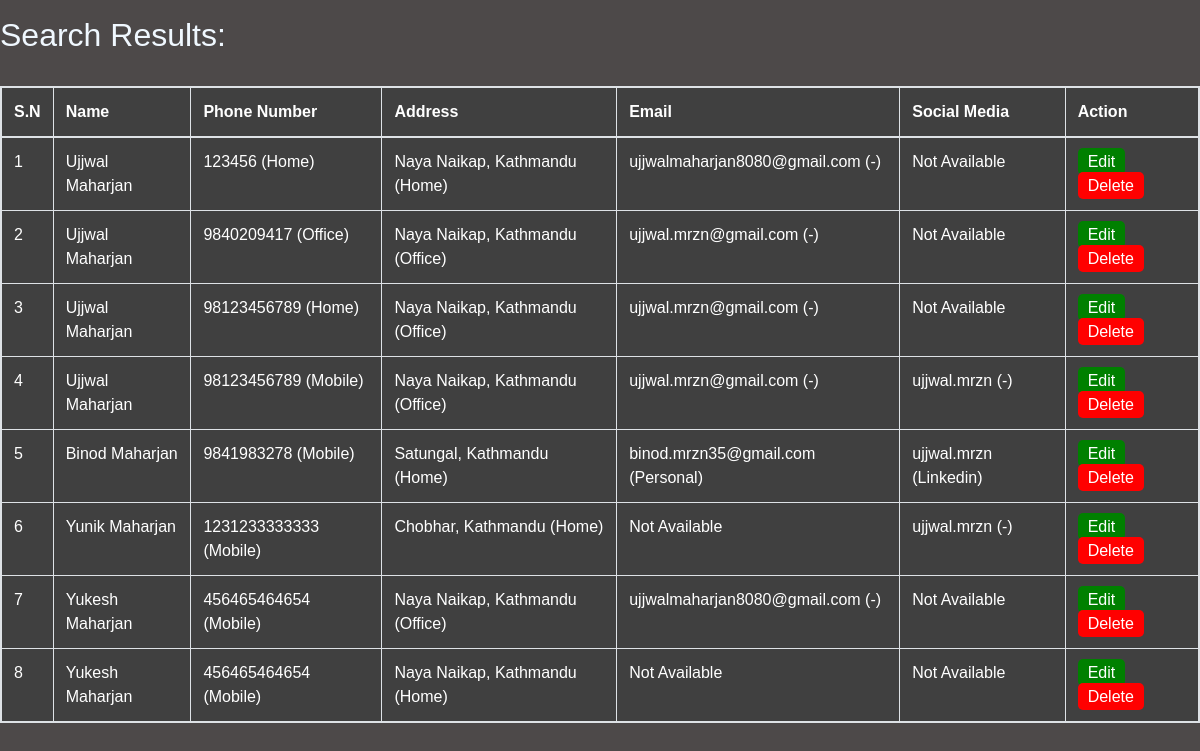
/all/, run on an earlier commit of the app's database.
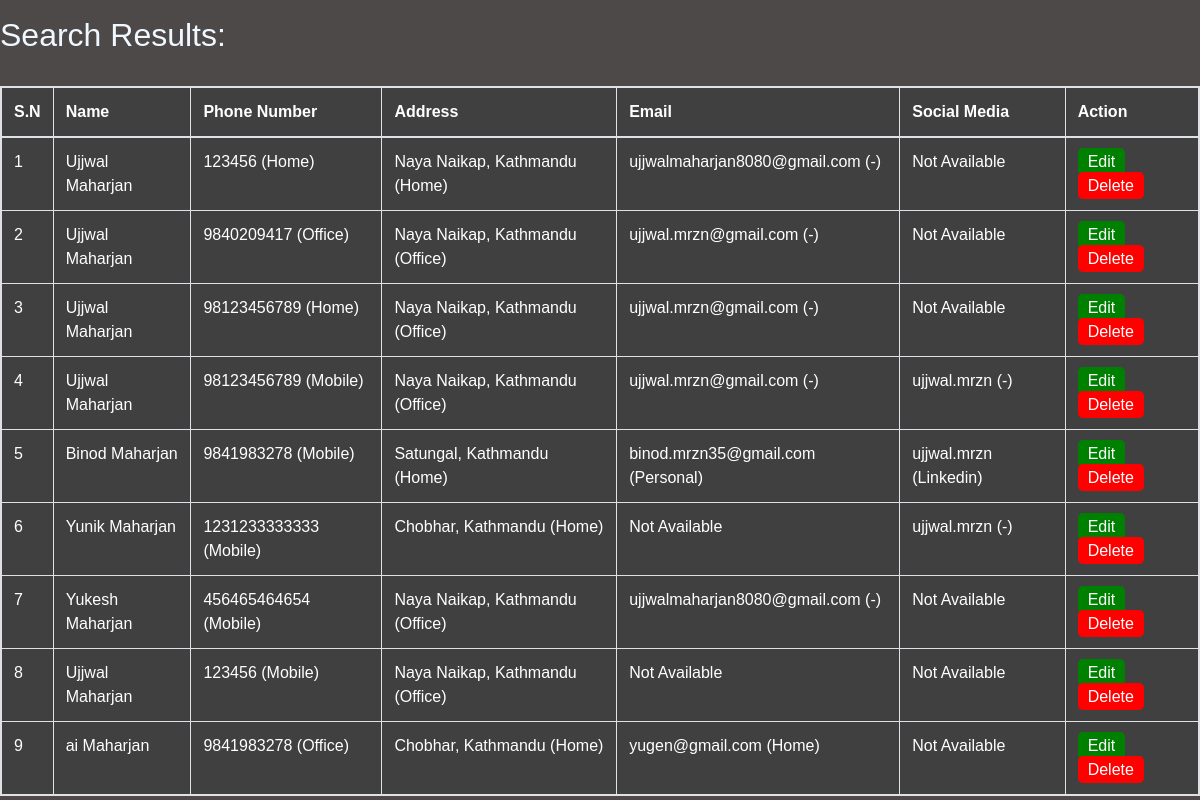
And on a later commit of the database.
### accounts/models.py (models this page shows, shortened)
class Person(models.Model):
    id = models.AutoField(primary_key=True)
    first_name = models.CharField(max_length=20 , null=True)
    last_name = models.CharField(max_length=15 , null=True)
    phone = models.ForeignKey(Phone, null=True , on_delete= models.SET_NULL)
    address = models.ForeignKey(Address, null=True , on_delete= models.SET_NULL)
    email = models.ForeignKey(Email, null=True , on_delete= models.SET_NULL)
    media = models.ForeignKey(SocialMedia, null=True , on_delete= models.SET_NULL)

class Phone(models.Model):
    TYPE = (
        ('Home' , 'Home'),
        ('Mobile' , 'Mobile'),
        ('Office' , 'Office'),
        ('College' , 'College'),
    )
    Number = models.IntegerField( null=True )
    Number_type = models.CharField(max_length=200 , null=True , choices=TYPE )

class Address(models.Model):
    TYPE = (
        ('Home' , 'Home'),
        ('Office' , 'Office'),
        ('College' , 'College')
    )
    Address = models.CharField(max_length=200 , null=True)
    Address_type= models.CharField(max_length=200 , null=True , choices=TYPE )
    def __str__(self):
        return str(self.Address)

class Email(models.Model):
    TYPE = (
        ('Home' , 'Home'),
        ('Personal' , 'Personal'),
        ('Office' , 'Office'),
        ('College' , 'College')
    )
    email = models.CharField(max_length=200 , null=True)
    email_type = models.CharField(max_length=200 , null=True , choices=TYPE )

class SocialMedia(models.Model):
    APP = (
        ('Facebook' , 'Facebook'),
        ('Instagram' , 'Instagram'),
        ('Twitter' , 'Twitter'),
        ('Linkdin' , 'Linkdlin'),
        ('Snapchat' , 'Snapchat'),
        ('WeChat' , 'WeChat'),
        ('Discord' , 'Discord'),
    )
    User_Name = models.CharField(max_length=200 , null=True)
    Linked_App = models.CharField(max_length=200 , null=True , choices=APP )

### accounts/views.py (the view)
# urls.py: path('all/', views.all),
def all(request):
    per = Person.objects.all()
    return render(request, 'accounts/all.html' , {'per' : per})

### accounts/templates/accounts/all.html (shortened to what this page needs)
{% extends 'accounts/search.html' %}
{% block content %}
<div class="cointainer my-3">
    <h2>Search Results:</h2>
<br>
        <div class="table table-bordered">
            <table>
                    <thead-light>
                    <tr>
                        <th scope="col">S.N</th>
                        <th scope="col">Name</th>
                        <th scope="col">Phone Number</th>
                        <th scope="col">Address</th>
                        <th scope="col">Email</th>
                        <th scope="col">Social Media</th>
                        <th scope="col">Action</th>
                    </tr>
                <tbody>
                    {% for person in per %}
                    <tr>
                        <td>
                            {{ forloop.counter }}
                        </td>
                        <td>
                            {% if person.first_name and person.last_name %}
                                {{ person.first_name }} {{ person.last_name }}
                            {% else %}
                               Not Available
                            {% endif %}
                        </td>
                        <td>
                            {% if person.phone.Number and person.phone.Number_type %}
                                {{ person.phone.Number }} ({{ person.phone.Number_type }})
                            {% else %}
                               Not Available
                            {% endif %}
                        </td>
                        <td>
                            {% if person.address and person.address.Address_type %}
                                {{ person.address }} ({{ person.address.Address_type}})
                            {% else %}
                               Not Available
                            {% endif %}
                        </td>
                        <td>
                            {% if person.email.email and person.email.email_type %}
                                {{ person.email.email }} ({{ person.email.email_type }})
                            {% else %}
                               Not Available
                            {% endif %}
                        </td>
                        <td>
                            {% if person.media.User_Name and person.media.Linked_App %}
                                {{ person.media.User_Name }} ({{ person.media.Linked_App}})
                            {% else %}
                               Not Available
                            {% endif %}
                        </td>
                        <td><a href="{%url 'edit' person.id %}" style="background-color: green; color:
                        white; text-decoration: none; padding: 5px 10px; border-radius: 5px;">Edit</a>
                        <a href="{%url 'delete' person.id%}" style="background-color: red;
                        color: white; text-decoration: none; padding: 5px 10px; border-radius: 5px;">Delete</a></td>
                    </tr>
                    {% empty %}
                    <tr>
                        <td colspan="6" >No records found.</td>
                    </tr>
                    {% endfor %}
                </tbody>
            </table>
        </div>
    </div>
{% endblock %}

### accounts/templates/accounts/search.html (shortened to what this page needs)
{% load static %}
<!DOCTYPE html>
<html lang="en">
<head>
    <link rel="stylesheet" href="https://cdn.jsdelivr.net/npm/bootstrap@4.4.1/dist/css/bootstrap.min.css">
</head>
<body>
{% block content %}{% endblock %}
</body>
</html>

### accounts/templates/accounts/search.html (style rules this page uses)
* { margin: 0; padding: 0; font-family: sans-serif; box-sizing: border-box; }
body { display: flex; justify-content: center; align-items: middle; height: 100vh; background: rgb(77, 73, 73); }
h2 { color: aliceblue; }
table { color: #ffffff; background-color: #404040; }

What changed in the data, as far as the page shows it:
removed Person: first_name "Yukesh", last_name "Maharjan", phone.Number "456465464654", phone.Number_type "Mobile", address "Naya Naikap, Kathmandu", address.Address_type "Home", shows "Not Available"
added Person: first_name "Ujjwal", last_name "Maharjan", phone.Number "123456", phone.Number_type "Mobile", address "Naya Naikap, Kathmandu", address.Address_type "Office", shows "Not Available"
added Person: first_name "ai", last_name "Maharjan", phone.Number "9841983278", phone.Number_type "Office", address "Chobhar, Kathmandu", address.Address_type "Home", email.email "yugen@gmail.com", email.email_type "Home", shows "Not Available"
